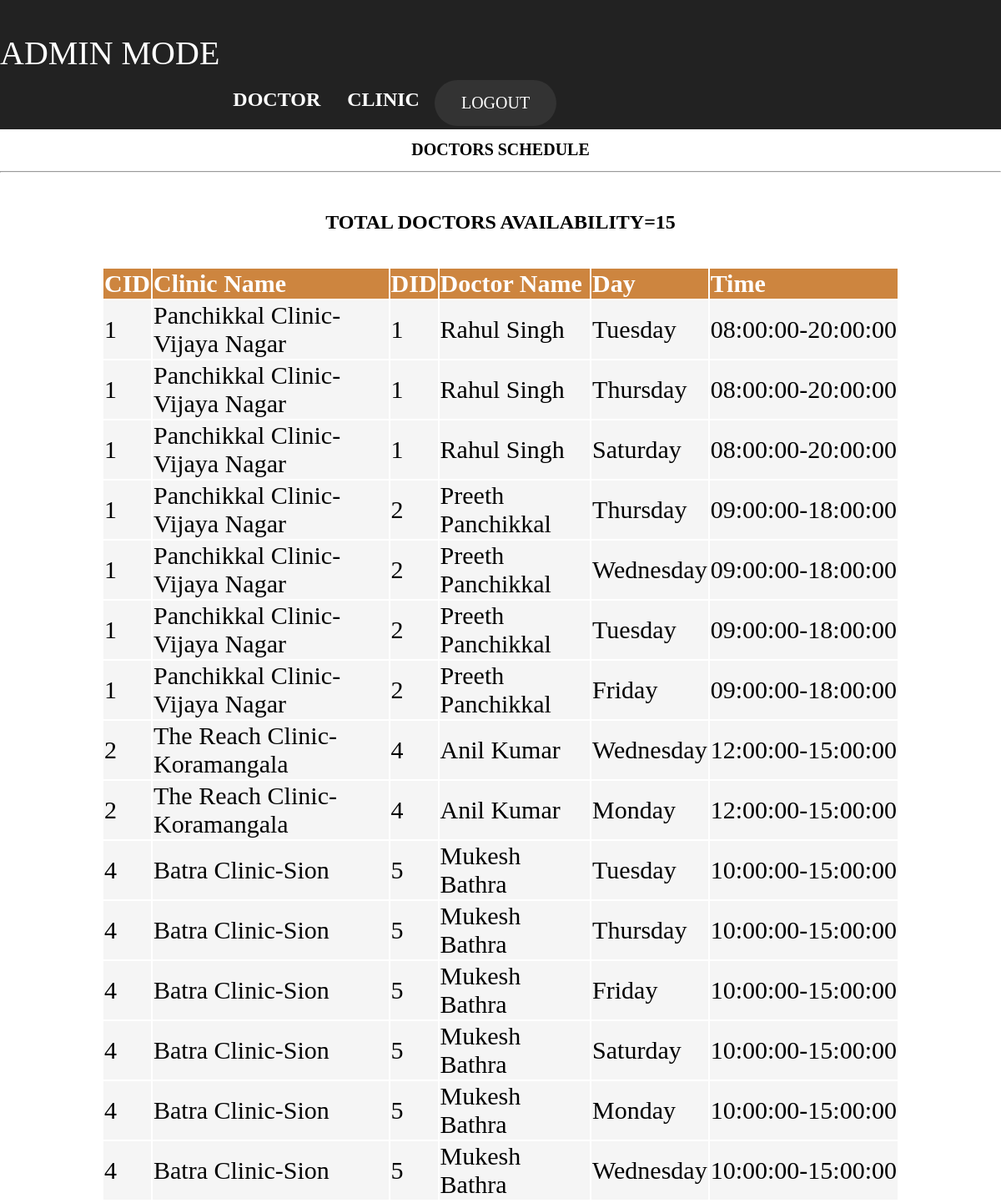
/DoctorSchedule.php, run on the app's committed database.
### tables this page shows
CREATE TABLE `doctor_available` (
  `CID` int(11) NOT NULL,
  `DID` int(11) NOT NULL,
  `Day` varchar(20) NOT NULL,
  `starttime` time NOT NULL,
  `endtime` time NOT NULL
);

CREATE TABLE `clinic` (
  `CID` int(11) NOT NULL,
  `Name` varchar(30) NOT NULL,
  `Address` varchar(30) NOT NULL,
  `Town` varchar(20) NOT NULL,
  `City` varchar(20) NOT NULL,
  `Contact` int(10) NOT NULL
);

CREATE TABLE `doctor` (
  `DID` int(11) NOT NULL,
  `Name` varchar(30) NOT NULL,
  `Gender` varchar(10) NOT NULL,
  `DOB` date NOT NULL,
  `Experience` varchar(30) NOT NULL,
  `Specialisation` varchar(30) NOT NULL,
  `Contact` varchar(10) NOT NULL,
  `Address` varchar(40) NOT NULL,
  `Username` varchar(30) NOT NULL,
  `Password` varchar(20) NOT NULL,
  `Region` varchar(20) NOT NULL
);

### DoctorSchedule.php (the view, shortened to what this page needs)
<html>
<head>
<link rel="stylesheet" href="adminmain.css">
</head>
<body style="background-image: url(Images/Pic10.jpg);">
    <ul>
            <li class="dropdown"><p style="font-family: cursive;font-size: 40px;color: white;">ADMIN MODE</p></li>
            <br>
            <h2>
                <li class="dropdown">
                    <br><br>
                    <a class="dropbtn" style="font-family: cursive;">DOCTOR</a>
                </li>
                <li class="dropdown">
                    <br><br>
                    <a class="dropbtn" style="font-family: cursive;">CLINIC</a>
                </li>
                <li>
                    <br><br>
                    <form method="POST" action="AdminLogin.php">
                        <button type="submit" class="cancelbtn" name="logout" style="float: left;font-size: 20px;font-family: cursive;">LOGOUT</button>
                    </form>
                </li>
            </h2>
        </ul>
        <center>
            <h1 style="font-family:cursive">DOCTORS SCHEDULE</h1><hr>
        <?php
        $conn = mysqli_connect('localhost','root','','appointments');
        $sql="SELECT * FROM doctor_available order by DID,CID ASC";
        $result = mysqli_query($conn,$sql);
        echo "<br><h2>TOTAL DOCTORS AVAILABILITY=<b>".mysqli_num_rows($result)."</b></h2><br>";
        echo "<table>
        <tr>
        <th>CID</th>
        <th>Clinic Name</th>
        <th>DID</th>
        <th>Doctor Name</th>
        <th>Day</th>
        <th>Time</th>
        </tr>";
        while($row = mysqli_fetch_array($result))
        {
	        $sql1="SELECT * from doctor where DID=".$row["DID"];
	        $result1= mysqli_query($conn,$sql1);
	        while($row1= mysqli_fetch_array($result1))
	        {
	            $sql2="SELECT * from clinic where CID=".$row["CID"];
	            $result2= mysqli_query($conn,$sql2);
	            while($row2= mysqli_fetch_array($result2))
	            {
                    echo "<tr>";
	                echo "<td>" . $row['CID'] . "</td>";
                    echo "<td>" . $row2['Name']."-".$row2['Town'] . "</td>";
	                echo "<td>" . $row['DID'] . "</td>";
                    echo "<td>" . $row1['Name'] . "</td>";
	                echo "<td>" . $row['Day'] . "</td>";
                    echo "<td>" . $row['starttime']."-".$row['endtime']. "</td>";
                    echo "</tr>";
	            }
	        }
        }
        echo "</table>";
        ?>
    </body>
</html>

### adminmain.css (style rules this page uses)
body, html { background-color:white; height: 100%; margin: 0; background-position:center; background-repeat: no-repeat; background-size: cover; background-attachment:scroll; font-family:verdana; }
h1 { text-align:center; color:black; font-size:20px; top:30%; }
button { border-radius:32px; background-color: #333; border: none; color: white; padding: 16px 32px; text-align: center; text-decoration: none; display: inline-block; font-size: 20px; margin: 4px 2px; -webkit-transition-duration: 0.4s; transition-duration: 0.4s; cursor: pointer; }
ul { list-style-type: none; margin: 0; padding: 0; overflow: hidden; background-color: #222; }
li { float: left; }
li a, .dropbtn { display: inline-block; color: white; text-align: center; padding: 14px 16px; text-decoration: none; }
li.dropdown { display: inline-block; }

### DoctorSchedule.php (style rules this page uses)
table { width:80%; border-collapse:separate; border: 5px black; padding: 2px; font-size: 30px; font-family: cursive; }
th { border: 2px black; background-color:peru ; color: white; text-align: left; }
tr,td { border: 2px black; background-color: whitesmoke; color:black; }

### data on the page
doctor_available: CID "1", DID "1", Day "Tuesday", starttime "08:00:00", endtime "20:00:00"
doctor: Name "Rahul Singh"
clinic: Name "Panchikkal Clinic", Town "Vijaya Nagar"
doctor_available: CID "1", DID "1", Day "Thursday", starttime "08:00:00", endtime "20:00:00"
doctor_available: CID "1", DID "1", Day "Saturday", starttime "08:00:00", endtime "20:00:00"
doctor_available: CID "1", DID "2", Day "Thursday", starttime "09:00:00", endtime "18:00:00"
doctor: Name "Preeth Panchikkal"
doctor_available: CID "1", DID "2", Day "Wednesday", starttime "09:00:00", endtime "18:00:00"
doctor_available: CID "1", DID "2", Day "Tuesday", starttime "09:00:00", endtime "18:00:00"
doctor_available: CID "1", DID "2", Day "Friday", starttime "09:00:00", endtime "18:00:00"
doctor_available: CID "2", DID "4", Day "Wednesday", starttime "12:00:00", endtime "15:00:00"
doctor: Name "Anil Kumar"
clinic: Name "The Reach Clinic", Town "Koramangala"
doctor_available: CID "2", DID "4", Day "Monday", starttime "12:00:00", endtime "15:00:00"
doctor_available: CID "4", DID "5", Day "Tuesday", starttime "10:00:00", endtime "15:00:00"
doctor: Name "Mukesh Bathra"
clinic: Name "Batra Clinic", Town "Sion"
doctor_available: CID "4", DID "5", Day "Thursday", starttime "10:00:00", endtime "15:00:00"
doctor_available: CID "4", DID "5", Day "Friday", starttime "10:00:00", endtime "15:00:00"
doctor_available: CID "4", DID "5", Day "Saturday", starttime "10:00:00", endtime "15:00:00"
doctor_available: CID "4", DID "5", Day "Monday", starttime "10:00:00", endtime "15:00:00"
doctor_available: CID "4", DID "5", Day "Wednesday", starttime "10:00:00", endtime "15:00:00"

### other printed values
mysqli_num_rows($result) "15"
